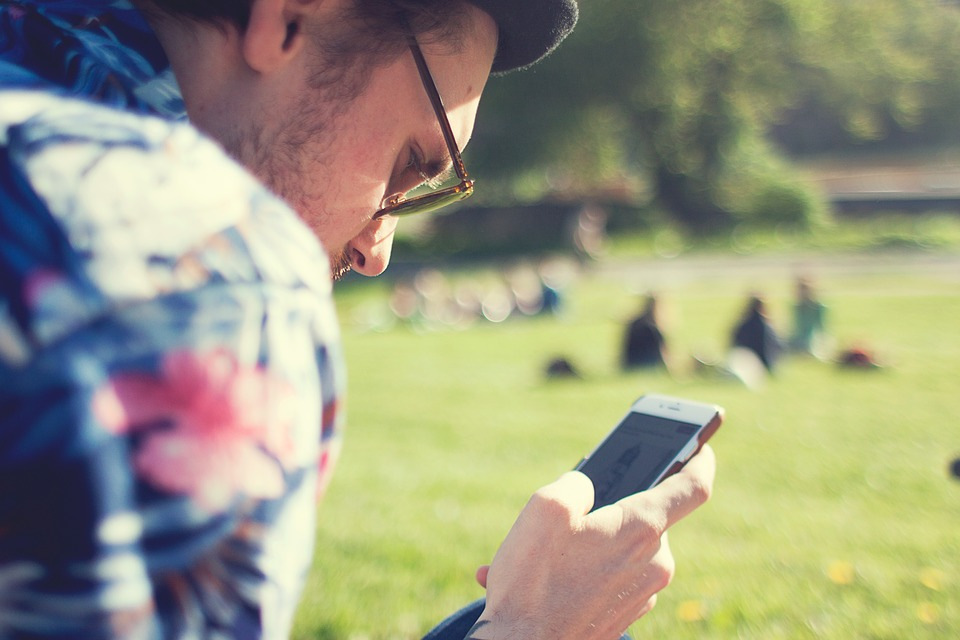
#> input picture Practice/Cashless_Payment.jpg, 960 x 640 px
$ python Image_Property_Crop.py
#> lines starting #> are read from the running program, lines starting #| are printed output that depends on the picture
#Pillow

from PIL import Image

img = Image.open('Cashless_Payment.jpg')# For assigning image to variable
#> img is the input picture: PIL image 960x640 RGB; mean R, G, B 152.8, 151.9, 127.8
print(img.size)#for getting the size of the image
#| (960, 640)
print(img.format)#for getting the format of the image
#| JPEG

img.show()# to open the image

#Cropping the image
area = (100,100,300,375) #left upper right lower
cropped_image = img.crop(area)
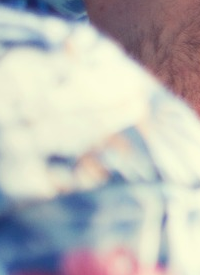
#> cropped_image: PIL image 200x275 RGB; mean R, G, B 186.7, 186.3, 182.2
cropped_image.show()

$ run again, with Practice/Easy_haults.jpg copied over Practice/Cashless_Payment.jpg
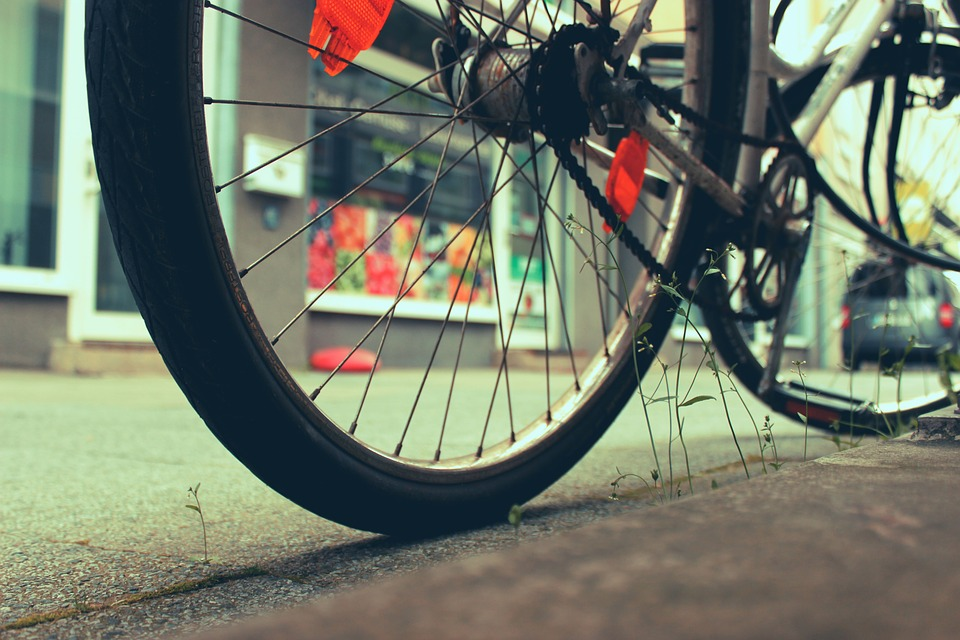
#> input picture Practice/Easy_haults.jpg, 960 x 640 px
#> img is the input picture: PIL image 960x640 RGB; mean R, G, B 112.5, 119.8, 104.9
#| (960, 640)
#| JPEG
#> `cropped_image = img.crop(area)`:
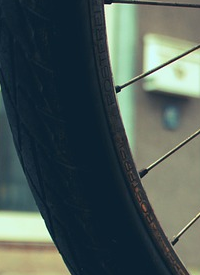
#> cropped_image: PIL image 200x275 RGB; mean R, G, B 72.8, 87.3, 84.6
